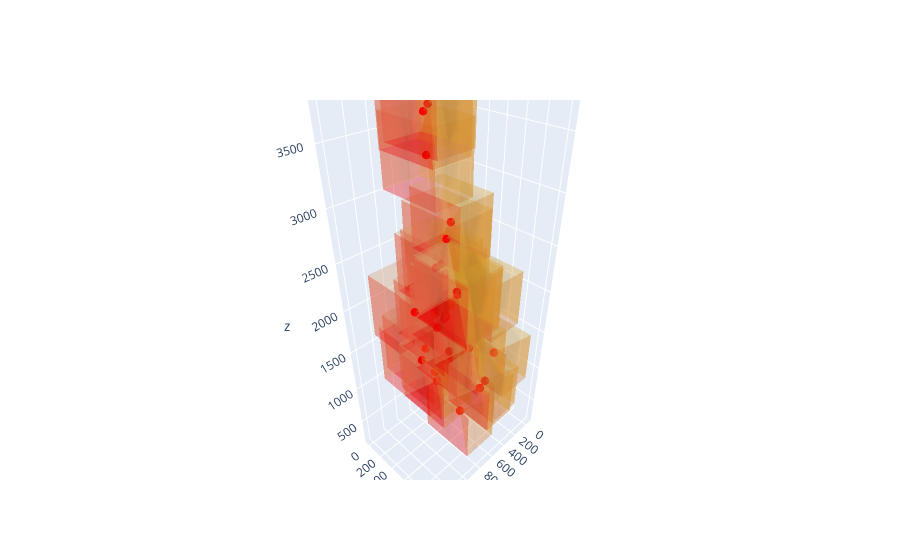

Write notebook code for a chart like this one.
### Code cell
# Extract the x, y coordinates
x = np.linspace(0, dem_np.shape[1], dem_np.shape[1])
y = np.linspace(0, dem_np.shape[0], dem_np.shape[0])
X, Y = np.meshgrid(x, y)

# calculate location in x, y, z coordinate from lat, lon, alt
xCO_min = config['aoi'].getInfo().get('coordinates')[0][0][0]
xCO_max = config['aoi'].getInfo().get('coordinates')[0][1][0]
yCO_min = config['aoi'].getInfo().get('coordinates')[0][0][1]
yCO_max = config['aoi'].getInfo().get('coordinates')[0][2][1]
print("x_min", xCO_min, "x_max", xCO_max, "y_min", yCO_min, "y_max", yCO_max)

metadataRoundshot['x'] = ((metadataRoundshot['GPS long, °E'] - xCO_min) / (xCO_max - xCO_min) * dem_np.shape[1]).round().astype(int)
metadataRoundshot['y'] = ((metadataRoundshot['GPS lat, °N, WGS84'] - yCO_min) / (yCO_max - yCO_min) * dem_np.shape[0]).round().astype(int)

print("min x", metadataRoundshot['x'].min(), "max x", metadataRoundshot['x'].max(), "min y", metadataRoundshot['y'].min(), "max y", metadataRoundshot['y'].max())

delta_x = 200
metadataRoundshot['delta_y_z'] = delta_x * np.arctan(metadataRoundshot['Field of view (FOV) width, °'] / 2)

fig = go.Figure()
# create 3d meshes
for i, row in metadataRoundshot.iterrows():
    x1 = [row['x'], row['x'] + delta_x, row['x'] + delta_x, row['x'] + delta_x, row['x'] + delta_x]
    y1 = [row['y'], row['y'] + row['delta_y_z'], row['y'] - row['delta_y_z'], row['y'] + row['delta_y_z'], row['y'] - row['delta_y_z']]
    z = [row['Altitude (camera), m'], row['Altitude (camera), m'] - row['delta_y_z'], row['Altitude (camera), m'] - row['delta_y_z'], row['Altitude (camera), m'] + row['delta_y_z'], row['Altitude (camera), m'] + row['delta_y_z']]

    x2 = [row['x'], row['x'] + delta_x, row['x'] - delta_x, row['x'] + delta_x, row['x'] - delta_x]
    y2 = [row['y'], row['y'] + row['delta_y_z'], row['y'] + row['delta_y_z'], row['y'] + row['delta_y_z'], row['y'] + row['delta_y_z']]

    x3 = [row['x'], row['x'] - delta_x, row['x'] - delta_x, row['x'] - delta_x, row['x'] - delta_x]
    y3 = [row['y'], row['y'] - row['delta_y_z'], row['y'] + row['delta_y_z'], row['y'] - row['delta_y_z'], row['y'] + row['delta_y_z']]

    x4 = [row['x'], row['x'] - delta_x, row['x'] + delta_x, row['x'] - delta_x, row['x'] + delta_x]
    y4 = [row['y'], row['y'] - row['delta_y_z'], row['y'] - row['delta_y_z'], row['y'] - row['delta_y_z'], row['y'] - row['delta_y_z']]

    goMesh1 = go.Mesh3d(x=x1, y=y1, z=z, alphahull = 0, color='red', opacity=0.2)
    goMesh2 = go.Mesh3d(x=x2, y=y2, z=z, alphahull = 0, color='#eb8634', opacity=0.2)
    goMesh3 = go.Mesh3d(x=x3, y=y3, z=z, alphahull = 0, color='#edaf34', opacity=0.2)
    goMesh4 = go.Mesh3d(x=x4, y=y4, z=z, alphahull = 0, color='#f2af79', opacity=0.2)
    fig.add_trace(goMesh1)
    fig.add_trace(goMesh2)
    fig.add_trace(goMesh3)
    fig.add_trace(goMesh4)


fig.add_scatter3d(connectgaps=False, x=metadataRoundshot['x'], y=metadataRoundshot['y'], z=metadataRoundshot['Altitude (camera), m'],
                                   mode='markers', marker=dict(size=5, color='red', symbol='circle'))

### Figure 1 — Plotly figure (JSON) as saved in the notebook; plotly's stock layout.template omitted (floating-point values rounded to 4 significant figures)
{"data": [{"alphahull": 0, "color": "red", "opacity": 0.2, "type": "mesh3d", "x": [174, 374, 374, 374, 374], "y": [650, 955.4, 344.6, 955.4, 344.6], "z": [1134, 828.6, 828.6, 1439.0, 1439.0]}, {"alphahull": 0, "color": "#eb8634", "opacity": 0.2, "type": "mesh3d", "x": [174, 374, -26, 374, -26], "y": [650, 955.4, 955.4, 955.4, 955.4], "z": [1134, 828.6, 828.6, 1439.0, 1439.0]}, {"alphahull": 0, "color": "#edaf34", "opacity": 0.2, "type": "mesh3d", "x": [174, -26, -26, -26, -26], "y": [650, 344.6, 955.4, 344.6, 955.4], "z": [1134, 828.6, 828.6, 1439.0, 1439.0]}, {"alphahull": 0, "color": "#f2af79", "opacity": 0.2, "type": "mesh3d", "x": [174, -26, 374, -26, 374], "y": [650, 344.6, 344.6, 344.6, 344.6], "z": [1134, 828.6, 828.6, 1439.0, 1439.0]}, {"alphahull": 0, "color": "red", "opacity": 0.2, "type": "mesh3d", "x": [152, 352, 352, 352, 352], "y": [534, 838.8, 229.2, 838.8, 229.2], "z": [599, 294.2, 294.2, 903.8, 903.8]}, {"alphahull": 0, "color": "#eb8634", "opacity": 0.2, "type": "mesh3d", "x": [152, 352, -48, 352, -48], "y": [534, 838.8, 838.8, 838.8, 838.8], "z": [599, 294.2, 294.2, 903.8, 903.8]}, {"alphahull": 0, "color": "#edaf34", "opacity": 0.2, "type": "mesh3d", "x": [152, -48, -48, -48, -48], "y": [534, 229.2, 838.8, 229.2, 838.8], "z": [599, 294.2, 294.2, 903.8, 903.8]}, {"alphahull": 0, "color": "#f2af79", "opacity": 0.2, "type": "mesh3d", "x": [152, -48, 352, -48, 352], "y": [534, 229.2, 229.2, 229.2, 229.2], "z": [599, 294.2, 294.2, 903.8, 903.8]}, {"alphahull": 0, "color": "red", "opacity": 0.2, "type": "mesh3d", "x": [325, 525, 525, 525, 525], "y": [577, 882.4, 271.6, 882.4, 271.6], "z": [1948, 1643.0, 1643.0, 2253.0, 2253.0]}, {"alphahull": 0, "color": "#eb8634", "opacity": 0.2, "type": "mesh3d", "x": [325, 525, 125, 525, 125], "y": [577, 882.4, 882.4, 882.4, 882.4], "z": [1948, 1643.0, 1643.0, 2253.0, 2253.0]}, {"alphahull": 0, "color": "#edaf34", "opacity": 0.2, "type": "mesh3d", "x": [325, 125, 125, 125, 125], "y": [577, 271.6, 882.4, 271.6, 882.4], "z": [1948, 1643.0, 1643.0, 2253.0, 2253.0]}, {"alphahull": 0, "color": "#f2af79", "opacity": 0.2, "type": "mesh3d", "x": [325, 125, 525, 125, 525], "y": [577, 271.6, 271.6, 271.6, 271.6], "z": [1948, 1643.0, 1643.0, 2253.0, 2253.0]}, {"alphahull": 0, "color": "red", "opacity": 0.2, "type": "mesh3d", "x": [652, 852, 852, 852, 852], "y": [615, 922.8, 307.2, 922.8, 307.2], "z": [570, 262.2, 262.2, 877.8, 877.8]}, {"alphahull": 0, "color": "#eb8634", "opacity": 0.2, "type": "mesh3d", "x": [652, 852, 452, 852, 452], "y": [615, 922.8, 922.8, 922.8, 922.8], "z": [570, 262.2, 262.2, 877.8, 877.8]}, {"alphahull": 0, "color": "#edaf34", "opacity": 0.2, "type": "mesh3d", "x": [652, 452, 452, 452, 452], "y": [615, 307.2, 922.8, 307.2, 922.8], "z": [570, 262.2, 262.2, 877.8, 877.8]}, {"alphahull": 0, "color": "#f2af79", "opacity": 0.2, "type": "mesh3d", "x": [652, 452, 852, 452, 852], "y": [615, 307.2, 307.2, 307.2, 307.2], "z": [570, 262.2, 262.2, 877.8, 877.8]}, {"alphahull": 0, "color": "red", "opacity": 0.2, "type": "mesh3d", "x": [1149, 1349, 1349, 1349, 1349], "y": [664, 971.8, 356.2, 971.8, 356.2], "z": [1833, 1525.0, 1525.0, 2141.0, 2141.0]}, {"alphahull": 0, "color": "#eb8634", "opacity": 0.2, "type": "mesh3d", "x": [1149, 1349, 949, 1349, 949], "y": [664, 971.8, 971.8, 971.8, 971.8], "z": [1833, 1525.0, 1525.0, 2141.0, 2141.0]}, {"alphahull": 0, "color": "#edaf34", "opacity": 0.2, "type": "mesh3d", "x": [1149, 949, 949, 949, 949], "y": [664, 356.2, 971.8, 356.2, 971.8], "z": [1833, 1525.0, 1525.0, 2141.0, 2141.0]}, {"alphahull": 0, "color": "#f2af79", "opacity": 0.2, "type": "mesh3d", "x": [1149, 949, 1349, 949, 1349], "y": [664, 356.2, 356.2, 356.2, 356.2], "z": [1833, 1525.0, 1525.0, 2141.0, 2141.0]}, {"alphahull": 0, "color": "red", "opacity": 0.2, "type": "mesh3d", "x": [1183, 1383, 1383, 1383, 1383], "y": [649, 956.8, 341.2, 956.8, 341.2], "z": [1709, 1401.0, 1401.0, 2017.0, 2017.0]}, {"alphahull": 0, "color": "#eb8634", "opacity": 0.2, "type": "mesh3d", "x": [1183, 1383, 983, 1383, 983], "y": [649, 956.8, 956.8, 956.8, 956.8], "z": [1709, 1401.0, 1401.0, 2017.0, 2017.0]}, {"alphahull": 0, "color": "#edaf34", "opacity": 0.2, "type": "mesh3d", "x": [1183, 983, 983, 983, 983], "y": [649, 341.2, 956.8, 341.2, 956.8], "z": [1709, 1401.0, 1401.0, 2017.0, 2017.0]}, {"alphahull": 0, "color": "#f2af79", "opacity": 0.2, "type": "mesh3d", "x": [1183, 983, 1383, 983, 1383], "y": [649, 341.2, 341.2, 341.2, 341.2], "z": [1709, 1401.0, 1401.0, 2017.0, 2017.0]}, {"alphahull": 0, "color": "red", "opacity": 0.2, "type": "mesh3d", "x": [1216, 1416, 1416, 1416, 1416], "y": [626, 931.4, 320.6, 931.4, 320.6], "z": [2245, 1940.0, 1940.0, 2550.0, 2550.0]}, {"alphahull": 0, "color": "#eb8634", "opacity": 0.2, "type": "mesh3d", "x": [1216, 1416, 1016, 1416, 1016], "y": [626, 931.4, 931.4, 931.4, 931.4], "z": [2245, 1940.0, 1940.0, 2550.0, 2550.0]}, {"alphahull": 0, "color": "#edaf34", "opacity": 0.2, "type": "mesh3d", "x": [1216, 1016, 1016, 1016, 1016], "y": [626, 320.6, 931.4, 320.6, 931.4], "z": [2245, 1940.0, 1940.0, 2550.0, 2550.0]}, {"alphahull": 0, "color": "#f2af79", "opacity": 0.2, "type": "mesh3d", "x": [1216, 1016, 1416, 1016, 1416], "y": [626, 320.6, 320.6, 320.6, 320.6], "z": [2245, 1940.0, 1940.0, 2550.0, 2550.0]}, {"alphahull": 0, "color": "red", "opacity": 0.2, "type": "mesh3d", "x": [820, 1020, 1020, 1020, 1020], "y": [575, 882.8, 267.2, 882.8, 267.2], "z": [1950, 1642.0, 1642.0, 2258.0, 2258.0]}, {"alphahull": 0, "color": "#eb8634", "opacity": 0.2, "type": "mesh3d", "x": [820, 1020, 620, 1020, 620], "y": [575, 882.8, 882.8, 882.8, 882.8], "z": [1950, 1642.0, 1642.0, 2258.0, 2258.0]}, {"alphahull": 0, "color": "#edaf34", "opacity": 0.2, "type": "mesh3d", "x": [820, 620, 620, 620, 620], "y": [575, 267.2, 882.8, 267.2, 882.8], "z": [1950, 1642.0, 1642.0, 2258.0, 2258.0]}, {"alphahull": 0, "color": "#f2af79", "opacity": 0.2, "type": "mesh3d", "x": [820, 620, 1020, 620, 1020], "y": [575, 267.2, 267.2, 267.2, 267.2], "z": [1950, 1642.0, 1642.0, 2258.0, 2258.0]}, {"alphahull": 0, "color": "red", "opacity": 0.2, "type": "mesh3d", "x": [742, 942, 942, 942, 942], "y": [511, 819.1, 202.9, 819.1, 202.9], "z": [2685, 2377.0, 2377.0, 2993.0, 2993.0]}, {"alphahull": 0, "color": "#eb8634", "opacity": 0.2, "type": "mesh3d", "x": [742, 942, 542, 942, 542], "y": [511, 819.1, 819.1, 819.1, 819.1], "z": [2685, 2377.0, 2377.0, 2993.0, 2993.0]}, {"alphahull": 0, "color": "#edaf34", "opacity": 0.2, "type": "mesh3d", "x": [742, 542, 542, 542, 542], "y": [511, 202.9, 819.1, 202.9, 819.1], "z": [2685, 2377.0, 2377.0, 2993.0, 2993.0]}, {"alphahull": 0, "color": "#f2af79", "opacity": 0.2, "type": "mesh3d", "x": [742, 542, 942, 542, 942], "y": [511, 202.9, 202.9, 202.9, 202.9], "z": [2685, 2377.0, 2377.0, 2993.0, 2993.0]}, {"alphahull": 0, "color": "red", "opacity": 0.2, "type": "mesh3d", "x": [864, 1064, 1064, 1064, 1064], "y": [480, 786.5, 173.5, 786.5, 173.5], "z": [1970, 1664.0, 1664.0, 2276.0, 2276.0]}, {"alphahull": 0, "color": "#eb8634", "opacity": 0.2, "type": "mesh3d", "x": [864, 1064, 664, 1064, 664], "y": [480, 786.5, 786.5, 786.5, 786.5], "z": [1970, 1664.0, 1664.0, 2276.0, 2276.0]}, {"alphahull": 0, "color": "#edaf34", "opacity": 0.2, "type": "mesh3d", "x": [864, 664, 664, 664, 664], "y": [480, 173.5, 786.5, 173.5, 786.5], "z": [1970, 1664.0, 1664.0, 2276.0, 2276.0]}, {"alphahull": 0, "color": "#f2af79", "opacity": 0.2, "type": "mesh3d", "x": [864, 664, 1064, 664, 1064], "y": [480, 173.5, 173.5, 173.5, 173.5], "z": [1970, 1664.0, 1664.0, 2276.0, 2276.0]}, {"alphahull": 0, "color": "red", "opacity": 0.2, "type": "mesh3d", "x": [727, 927, 927, 927, 927], "y": [463, 770.8, 155.2, 770.8, 155.2], "z": [1810, 1502.0, 1502.0, 2118.0, 2118.0]}, {"alphahull": 0, "color": "#eb8634", "opacity": 0.2, "type": "mesh3d", "x": [727, 927, 527, 927, 527], "y": [463, 770.8, 770.8, 770.8, 770.8], "z": [1810, 1502.0, 1502.0, 2118.0, 2118.0]}, {"alphahull": 0, "color": "#edaf34", "opacity": 0.2, "type": "mesh3d", "x": [727, 527, 527, 527, 527], "y": [463, 155.2, 770.8, 155.2, 770.8], "z": [1810, 1502.0, 1502.0, 2118.0, 2118.0]}, {"alphahull": 0, "color": "#f2af79", "opacity": 0.2, "type": "mesh3d", "x": [727, 527, 927, 527, 927], "y": [463, 155.2, 155.2, 155.2, 155.2], "z": [1810, 1502.0, 1502.0, 2118.0, 2118.0]}, {"alphahull": 0, "color": "red", "opacity": 0.2, "type": "mesh3d", "x": [574, 774, 774, 774, 774], "y": [466, 772.5, 159.5, 772.5, 159.5], "z": [1967, 1661.0, 1661.0, 2273.0, 2273.0]}, {"alphahull": 0, "color": "#eb8634", "opacity": 0.2, "type": "mesh3d", "x": [574, 774, 374, 774, 374], "y": [466, 772.5, 772.5, 772.5, 772.5], "z": [1967, 1661.0, 1661.0, 2273.0, 2273.0]}, {"alphahull": 0, "color": "#edaf34", "opacity": 0.2, "type": "mesh3d", "x": [574, 374, 374, 374, 374], "y": [466, 159.5, 772.5, 159.5, 772.5], "z": [1967, 1661.0, 1661.0, 2273.0, 2273.0]}, {"alphahull": 0, "color": "#f2af79", "opacity": 0.2, "type": "mesh3d", "x": [574, 374, 774, 374, 774], "y": [466, 159.5, 159.5, 159.5, 159.5], "z": [1967, 1661.0, 1661.0, 2273.0, 2273.0]}, {"alphahull": 0, "color": "red", "opacity": 0.2, "type": "mesh3d", "x": [828, 1028, 1028, 1028, 1028], "y": [422, 729.8, 114.2, 729.8, 114.2], "z": [1150, 842.2, 842.2, 1458.0, 1458.0]}, {"alphahull": 0, "color": "#eb8634", "opacity": 0.2, "type": "mesh3d", "x": [828, 1028, 628, 1028, 628], "y": [422, 729.8, 729.8, 729.8, 729.8], "z": [1150, 842.2, 842.2, 1458.0, 1458.0]}, {"alphahull": 0, "color": "#edaf34", "opacity": 0.2, "type": "mesh3d", "x": [828, 628, 628, 628, 628], "y": [422, 114.2, 729.8, 114.2, 729.8], "z": [1150, 842.2, 842.2, 1458.0, 1458.0]}, {"alphahull": 0, "color": "#f2af79", "opacity": 0.2, "type": "mesh3d", "x": [828, 628, 1028, 628, 1028], "y": [422, 114.2, 114.2, 114.2, 114.2], "z": [1150, 842.2, 842.2, 1458.0, 1458.0]}, {"alphahull": 0, "color": "red", "opacity": 0.2, "type": "mesh3d", "x": [798, 998, 998, 998, 998], "y": [418, 725.8, 110.2, 725.8, 110.2], "z": [990, 682.2, 682.2, 1298.0, 1298.0]}, {"alphahull": 0, "color": "#eb8634", "opacity": 0.2, "type": "mesh3d", "x": [798, 998, 598, 998, 598], "y": [418, 725.8, 725.8, 725.8, 725.8], "z": [990, 682.2, 682.2, 1298.0, 1298.0]}, {"alphahull": 0, "color": "#edaf34", "opacity": 0.2, "type": "mesh3d", "x": [798, 598, 598, 598, 598], "y": [418, 110.2, 725.8, 110.2, 725.8], "z": [990, 682.2, 682.2, 1298.0, 1298.0]}, {"alphahull": 0, "color": "#f2af79", "opacity": 0.2, "type": "mesh3d", "x": [798, 598, 998, 598, 998], "y": [418, 110.2, 110.2, 110.2, 110.2], "z": [990, 682.2, 682.2, 1298.0, 1298.0]}, {"alphahull": 0, "color": "red", "opacity": 0.2, "type": "mesh3d", "x": [737, 937, 937, 937, 937], "y": [370, 678.9, 61.11, 678.9, 61.11], "z": [1650, 1341.0, 1341.0, 1959.0, 1959.0]}, {"alphahull": 0, "color": "#eb8634", "opacity": 0.2, "type": "mesh3d", "x": [737, 937, 537, 937, 537], "y": [370, 678.9, 678.9, 678.9, 678.9], "z": [1650, 1341.0, 1341.0, 1959.0, 1959.0]}, {"alphahull": 0, "color": "#edaf34", "opacity": 0.2, "type": "mesh3d", "x": [737, 537, 537, 537, 537], "y": [370, 61.11, 678.9, 61.11, 678.9], "z": [1650, 1341.0, 1341.0, 1959.0, 1959.0]}, {"alphahull": 0, "color": "#f2af79", "opacity": 0.2, "type": "mesh3d", "x": [737, 537, 937, 537, 937], "y": [370, 61.11, 61.11, 61.11, 61.11], "z": [1650, 1341.0, 1341.0, 1959.0, 1959.0]}, {"alphahull": 0, "color": "red", "opacity": 0.2, "type": "mesh3d", "x": [785, 985, 985, 985, 985], "y": [341, 649.9, 32.11, 649.9, 32.11], "z": [3355, 3046.0, 3046.0, 3664.0, 3664.0]}, {"alphahull": 0, "color": "#eb8634", "opacity": 0.2, "type": "mesh3d", "x": [785, 985, 585, 985, 585], "y": [341, 649.9, 649.9, 649.9, 649.9], "z": [3355, 3046.0, 3046.0, 3664.0, 3664.0]}, {"alphahull": 0, "color": "#edaf34", "opacity": 0.2, "type": "mesh3d", "x": [785, 585, 585, 585, 585], "y": [341, 32.11, 649.9, 32.11, 649.9], "z": [3355, 3046.0, 3046.0, 3664.0, 3664.0]}, {"alphahull": 0, "color": "#f2af79", "opacity": 0.2, "type": "mesh3d", "x": [785, 585, 985, 585, 985], "y": [341, 32.11, 32.11, 32.11, 32.11], "z": [3355, 3046.0, 3046.0, 3664.0, 3664.0]}, {"alphahull": 0, "color": "red", "opacity": 0.2, "type": "mesh3d", "x": [636, 836, 836, 836, 836], "y": [392, 699.8, 84.21, 699.8, 84.21], "z": [2243, 1935.0, 1935.0, 2551.0, 2551.0]}, {"alphahull": 0, "color": "#eb8634", "opacity": 0.2, "type": "mesh3d", "x": [636, 836, 436, 836, 436], "y": [392, 699.8, 699.8, 699.8, 699.8], "z": [2243, 1935.0, 1935.0, 2551.0, 2551.0]}, {"alphahull": 0, "color": "#edaf34", "opacity": 0.2, "type": "mesh3d", "x": [636, 436, 436, 436, 436], "y": [392, 84.21, 699.8, 84.21, 699.8], "z": [2243, 1935.0, 1935.0, 2551.0, 2551.0]}, {"alphahull": 0, "color": "#f2af79", "opacity": 0.2, "type": "mesh3d", "x": [636, 436, 836, 436, 836], "y": [392, 84.21, 84.21, 84.21, 84.21], "z": [2243, 1935.0, 1935.0, 2551.0, 2551.0]}, {"alphahull": 0, "color": "red", "opacity": 0.2, "type": "mesh3d", "x": [587, 787, 787, 787, 787], "y": [388, 695.8, 80.21, 695.8, 80.21], "z": [1252, 944.2, 944.2, 1560.0, 1560.0]}, {"alphahull": 0, "color": "#eb8634", "opacity": 0.2, "type": "mesh3d", "x": [587, 787, 387, 787, 387], "y": [388, 695.8, 695.8, 695.8, 695.8], "z": [1252, 944.2, 944.2, 1560.0, 1560.0]}, {"alphahull": 0, "color": "#edaf34", "opacity": 0.2, "type": "mesh3d", "x": [587, 387, 387, 387, 387], "y": [388, 80.21, 695.8, 80.21, 695.8], "z": [1252, 944.2, 944.2, 1560.0, 1560.0]}, {"alphahull": 0, "color": "#f2af79", "opacity": 0.2, "type": "mesh3d", "x": [587, 387, 787, 387, 787], "y": [388, 80.21, 80.21, 80.21, 80.21], "z": [1252, 944.2, 944.2, 1560.0, 1560.0]}, {"alphahull": 0, "color": "red", "opacity": 0.2, "type": "mesh3d", "x": [645, 845, 845, 845, 845], "y": [346, 654.9, 37.11, 654.9, 37.11], "z": [2324, 2015.0, 2015.0, 2633.0, 2633.0]}, {"alphahull": 0, "color": "#eb8634", "opacity": 0.2, "type": "mesh3d", "x": [645, 845, 445, 845, 445], "y": [346, 654.9, 654.9, 654.9, 654.9], "z": [2324, 2015.0, 2015.0, 2633.0, 2633.0]}, {"alphahull": 0, "color": "#edaf34", "opacity": 0.2, "type": "mesh3d", "x": [645, 445, 445, 445, 445], "y": [346, 37.11, 654.9, 37.11, 654.9], "z": [2324, 2015.0, 2015.0, 2633.0, 2633.0]}, {"alphahull": 0, "color": "#f2af79", "opacity": 0.2, "type": "mesh3d", "x": [645, 445, 845, 445, 845], "y": [346, 37.11, 37.11, 37.11, 37.11], "z": [2324, 2015.0, 2015.0, 2633.0, 2633.0]}, {"alphahull": 0, "color": "red", "opacity": 0.2, "type": "mesh3d", "x": [697, 897, 897, 897, 897], "y": [326, 634.9, 17.11, 634.9, 17.11], "z": [2300, 1991.0, 1991.0, 2609.0, 2609.0]}, {"alphahull": 0, "color": "#eb8634", "opacity": 0.2, "type": "mesh3d", "x": [697, 897, 497, 897, 497], "y": [326, 634.9, 634.9, 634.9, 634.9], "z": [2300, 1991.0, 1991.0, 2609.0, 2609.0]}, {"alphahull": 0, "color": "#edaf34", "opacity": 0.2, "type": "mesh3d", "x": [697, 497, 497, 497, 497], "y": [326, 17.11, 634.9, 17.11, 634.9], "z": [2300, 1991.0, 1991.0, 2609.0, 2609.0]}, {"alphahull": 0, "color": "#f2af79", "opacity": 0.2, "type": "mesh3d", "x": [697, 497, 897, 497, 897], "y": [326, 17.11, 17.11, 17.11, 17.11], "z": [2300, 1991.0, 1991.0, 2609.0, 2609.0]}, {"alphahull": 0, "color": "red", "opacity": 0.2, "type": "mesh3d", "x": [754, 954, 954, 954, 954], "y": [288, 596.1, -20.1, 596.1, -20.1], "z": [3658, 3350.0, 3350.0, 3966.0, 3966.0]}, {"alphahull": 0, "color": "#eb8634", "opacity": 0.2, "type": "mesh3d", "x": [754, 954, 554, 954, 554], "y": [288, 596.1, 596.1, 596.1, 596.1], "z": [3658, 3350.0, 3350.0, 3966.0, 3966.0]}, {"alphahull": 0, "color": "#edaf34", "opacity": 0.2, "type": "mesh3d", "x": [754, 554, 554, 554, 554], "y": [288, -20.1, 596.1, -20.1, 596.1], "z": [3658, 3350.0, 3350.0, 3966.0, 3966.0]}, {"alphahull": 0, "color": "#f2af79", "opacity": 0.2, "type": "mesh3d", "x": [754, 554, 954, 554, 954], "y": [288, -20.1, -20.1, -20.1, -20.1], "z": [3658, 3350.0, 3350.0, 3966.0, 3966.0]}, {"alphahull": 0, "color": "red", "opacity": 0.2, "type": "mesh3d", "x": [690, 890, 890, 890, 890], "y": [270, 575.6, -35.64, 575.6, -35.64], "z": [3697, 3391.0, 3391.0, 4003.0, 4003.0]}, {"alphahull": 0, "color": "#eb8634", "opacity": 0.2, "type": "mesh3d", "x": [690, 890, 490, 890, 490], "y": [270, 575.6, 575.6, 575.6, 575.6], "z": [3697, 3391.0, 3391.0, 4003.0, 4003.0]}, {"alphahull": 0, "color": "#edaf34", "opacity": 0.2, "type": "mesh3d", "x": [690, 490, 490, 490, 490], "y": [270, -35.64, 575.6, -35.64, 575.6], "z": [3697, 3391.0, 3391.0, 4003.0, 4003.0]}, {"alphahull": 0, "color": "#f2af79", "opacity": 0.2, "type": "mesh3d", "x": [690, 490, 890, 490, 890], "y": [270, -35.64, -35.64, -35.64, -35.64], "z": [3697, 3391.0, 3391.0, 4003.0, 4003.0]}, {"alphahull": 0, "color": "red", "opacity": 0.2, "type": "mesh3d", "x": [551, 751, 751, 751, 751], "y": [300, 607.8, -7.792, 607.8, -7.792], "z": [1650, 1342.0, 1342.0, 1958.0, 1958.0]}, {"alphahull": 0, "color": "#eb8634", "opacity": 0.2, "type": "mesh3d", "x": [551, 751, 351, 751, 351], "y": [300, 607.8, 607.8, 607.8, 607.8], "z": [1650, 1342.0, 1342.0, 1958.0, 1958.0]}, {"alphahull": 0, "color": "#edaf34", "opacity": 0.2, "type": "mesh3d", "x": [551, 351, 351, 351, 351], "y": [300, -7.792, 607.8, -7.792, 607.8], "z": [1650, 1342.0, 1342.0, 1958.0, 1958.0]}, {"alphahull": 0, "color": "#f2af79", "opacity": 0.2, "type": "mesh3d", "x": [551, 351, 751, 351, 751], "y": [300, -7.792, -7.792, -7.792, -7.792], "z": [1650, 1342.0, 1342.0, 1958.0, 1958.0]}, {"alphahull": 0, "color": "red", "opacity": 0.2, "type": "mesh3d", "x": [534, 734, 734, 734, 734], "y": [305, 610.4, -0.3544, 610.4, -0.3544], "z": [1907, 1602.0, 1602.0, 2212.0, 2212.0]}, {"alphahull": 0, "color": "#eb8634", "opacity": 0.2, "type": "mesh3d", "x": [534, 734, 334, 734, 334], "y": [305, 610.4, 610.4, 610.4, 610.4], "z": [1907, 1602.0, 1602.0, 2212.0, 2212.0]}, {"alphahull": 0, "color": "#edaf34", "opacity": 0.2, "type": "mesh3d", "x": [534, 334, 334, 334, 334], "y": [305, -0.3544, 610.4, -0.3544, 610.4], "z": [1907, 1602.0, 1602.0, 2212.0, 2212.0]}, {"alphahull": 0, "color": "#f2af79", "opacity": 0.2, "type": "mesh3d", "x": [534, 334, 734, 334, 734], "y": [305, -0.3544, -0.3544, -0.3544, -0.3544], "z": [1907, 1602.0, 1602.0, 2212.0, 2212.0]}, {"alphahull": 0, "color": "red", "opacity": 0.2, "type": "mesh3d", "x": [479, 679, 679, 679, 679], "y": [301, 608.8, -6.792, 608.8, -6.792], "z": [2670, 2362.0, 2362.0, 2978.0, 2978.0]}, {"alphahull": 0, "color": "#eb8634", "opacity": 0.2, "type": "mesh3d", "x": [479, 679, 279, 679, 279], "y": [301, 608.8, 608.8, 608.8, 608.8], "z": [2670, 2362.0, 2362.0, 2978.0, 2978.0]}, {"alphahull": 0, "color": "#edaf34", "opacity": 0.2, "type": "mesh3d", "x": [479, 279, 279, 279, 279], "y": [301, -6.792, 608.8, -6.792, 608.8], "z": [2670, 2362.0, 2362.0, 2978.0, 2978.0]}, {"alphahull": 0, "color": "#f2af79", "opacity": 0.2, "type": "mesh3d", "x": [479, 279, 679, 279, 679], "y": [301, -6.792, -6.792, -6.792, -6.792], "z": [2670, 2362.0, 2362.0, 2978.0, 2978.0]}, {"alphahull": 0, "color": "red", "opacity": 0.2, "type": "mesh3d", "x": [467, 667, 667, 667, 667], "y": [552, 860.1, 243.9, 860.1, 243.9], "z": [1321, 1013.0, 1013.0, 1629.0, 1629.0]}, {"alphahull": 0, "color": "#eb8634", "opacity": 0.2, "type": "mesh3d", "x": [467, 667, 267, 667, 267], "y": [552, 860.1, 860.1, 860.1, 860.1], "z": [1321, 1013.0, 1013.0, 1629.0, 1629.0]}, {"alphahull": 0, "color": "#edaf34", "opacity": 0.2, "type": "mesh3d", "x": [467, 267, 267, 267, 267], "y": [552, 243.9, 860.1, 243.9, 860.1], "z": [1321, 1013.0, 1013.0, 1629.0, 1629.0]}, {"alphahull": 0, "color": "#f2af79", "opacity": 0.2, "type": "mesh3d", "x": [467, 267, 667, 267, 667], "y": [552, 243.9, 243.9, 243.9, 243.9], "z": [1321, 1013.0, 1013.0, 1629.0, 1629.0]}, {"alphahull": 0, "color": "red", "opacity": 0.2, "type": "mesh3d", "x": [826, 1026, 1026, 1026, 1026], "y": [719, 1027.0, 411.2, 1027.0, 411.2], "z": [2295, 1987.0, 1987.0, 2603.0, 2603.0]}, {"alphahull": 0, "color": "#eb8634", "opacity": 0.2, "type": "mesh3d", "x": [826, 1026, 626, 1026, 626], "y": [719, 1027.0, 1027.0, 1027.0, 1027.0], "z": [2295, 1987.0, 1987.0, 2603.0, 2603.0]}, {"alphahull": 0, "color": "#edaf34", "opacity": 0.2, "type": "mesh3d", "x": [826, 626, 626, 626, 626], "y": [719, 411.2, 1027.0, 411.2, 1027.0], "z": [2295, 1987.0, 1987.0, 2603.0, 2603.0]}, {"alphahull": 0, "color": "#f2af79", "opacity": 0.2, "type": "mesh3d", "x": [826, 626, 1026, 626, 1026], "y": [719, 411.2, 411.2, 411.2, 411.2], "z": [2295, 1987.0, 1987.0, 2603.0, 2603.0]}, {"alphahull": 0, "color": "red", "opacity": 0.2, "type": "mesh3d", "x": [820, 1020, 1020, 1020, 1020], "y": [720, 1028.0, 411.9, 1028.0, 411.9], "z": [2266, 1958.0, 1958.0, 2574.0, 2574.0]}, {"alphahull": 0, "color": "#eb8634", "opacity": 0.2, "type": "mesh3d", "x": [820, 1020, 620, 1020, 620], "y": [720, 1028.0, 1028.0, 1028.0, 1028.0], "z": [2266, 1958.0, 1958.0, 2574.0, 2574.0]}, {"alphahull": 0, "color": "#edaf34", "opacity": 0.2, "type": "mesh3d", "x": [820, 620, 620, 620, 620], "y": [720, 411.9, 1028.0, 411.9, 1028.0], "z": [2266, 1958.0, 1958.0, 2574.0, 2574.0]}, {"alphahull": 0, "color": "#f2af79", "opacity": 0.2, "type": "mesh3d", "x": [820, 620, 1020, 620, 1020], "y": [720, 411.9, 411.9, 411.9, 411.9], "z": [2266, 1958.0, 1958.0, 2574.0, 2574.0]}, {"alphahull": 0, "color": "red", "opacity": 0.2, "type": "mesh3d", "x": [255, 455, 455, 455, 455], "y": [551, 855.8, 246.2, 855.8, 246.2], "z": [572, 267.2, 267.2, 876.8, 876.8]}, {"alphahull": 0, "color": "#eb8634", "opacity": 0.2, "type": "mesh3d", "x": [255, 455, 55, 455, 55], "y": [551, 855.8, 855.8, 855.8, 855.8], "z": [572, 267.2, 267.2, 876.8, 876.8]}, {"alphahull": 0, "color": "#edaf34", "opacity": 0.2, "type": "mesh3d", "x": [255, 55, 55, 55, 55], "y": [551, 246.2, 855.8, 246.2, 855.8], "z": [572, 267.2, 267.2, 876.8, 876.8]}, {"alphahull": 0, "color": "#f2af79", "opacity": 0.2, "type": "mesh3d", "x": [255, 55, 455, 55, 455], "y": [551, 246.2, 246.2, 246.2, 246.2], "z": [572, 267.2, 267.2, 876.8, 876.8]}, {"connectgaps": false, "marker": {"color": "red", "size": 5, "symbol": "circle"}, "mode": "markers", "type": "scatter3d", "x": [174, 152, 325, 652, 1149, 1183, 1216, 820, 742, 864, 727, 574, 828, 798, 737, 785, 636, 587, 645, 697, 754, 690, 551, 534, 479, 467, 826, 820, 255], "y": [650, 534, 577, 615, 664, 649, 626, 575, 511, 480, 463, 466, 422, 418, 370, 341, 392, 388, 346, 326, 288, 270, 300, 305, 301, 552, 719, 720, 551], "z": [1134, 599, 1948, 570, 1833, 1709, 2245, 1950, 2685, 1970, 1810, 1967, 1150, 990, 1650, 3355, 2243, 1252, 2324, 2300, 3658, 3697, 1650, 1907, 2670, 1321, 2295, 2266, 572]}], "layout": {}}
